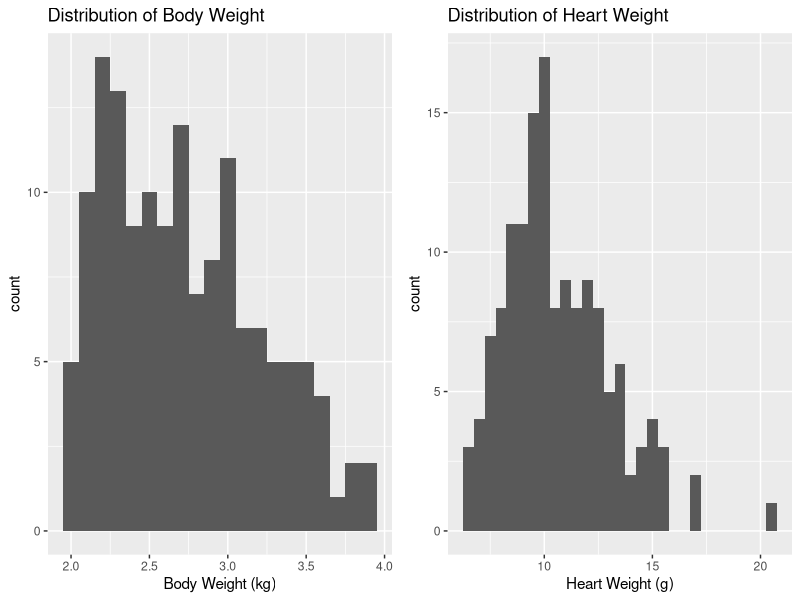
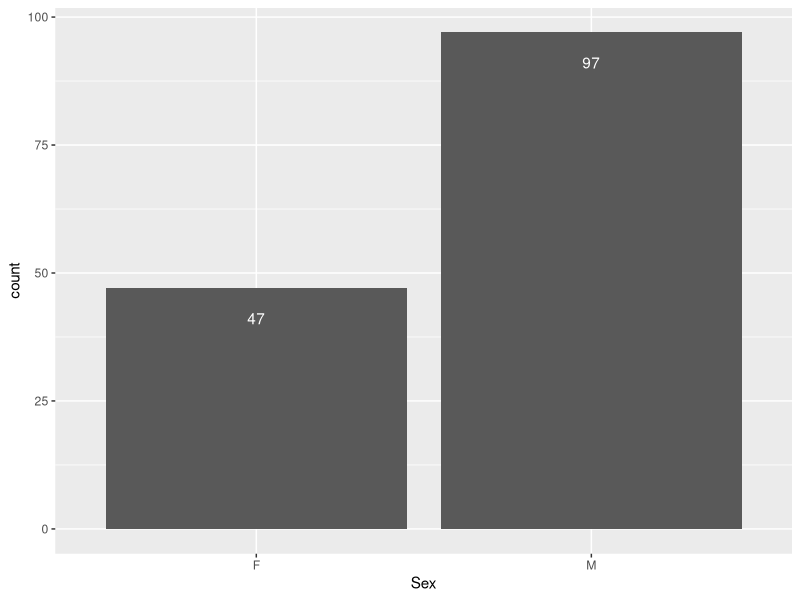
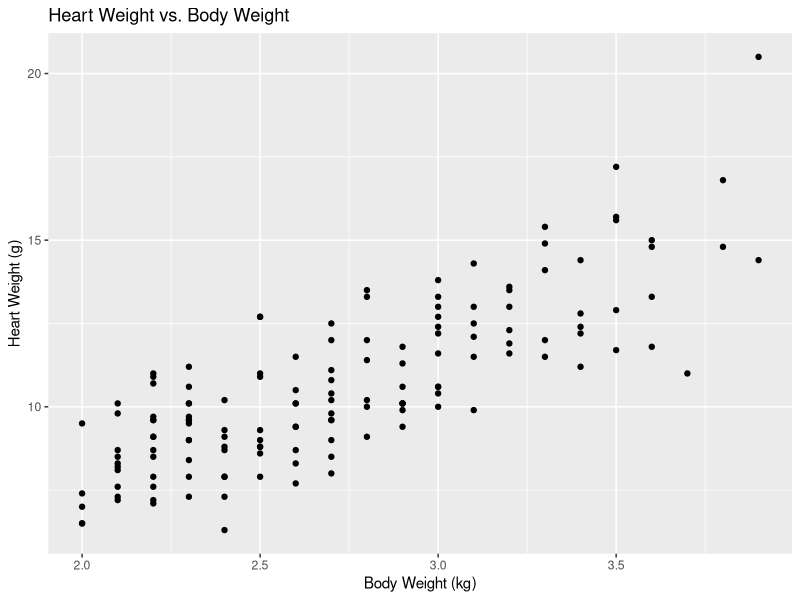
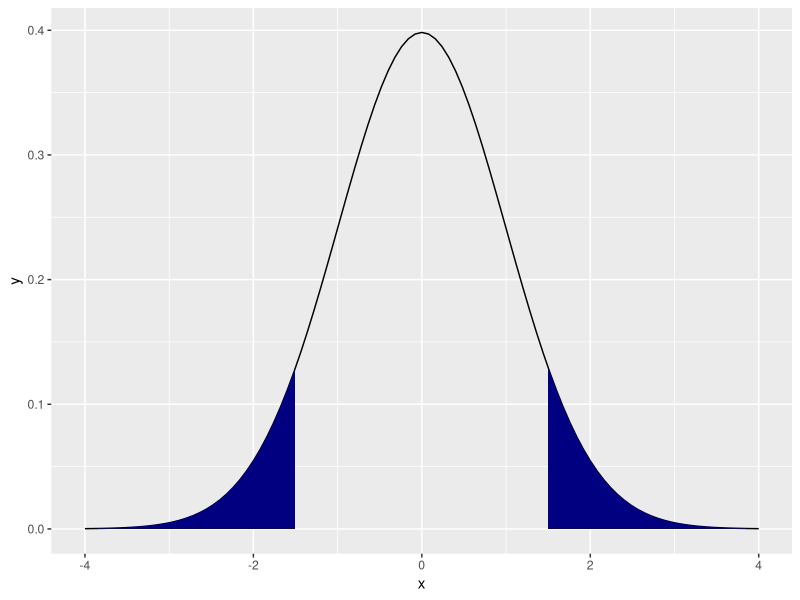

The R source for these figures, in order: (Note: this script raises an error after producing the figures.)
## ---- chunk 1
# R options
options(
  htmltools.dir.version = FALSE, # for blogdown
  show.signif.stars = FALSE,     # for regression output
  warm = 1
  )
# Set dpi and height for images
library(knitr)
opts_chunk$set(fig.height = 2.65, dpi = 300) 
# ggplot2 color palette with gray
color_palette <- list(gray = "#999999", 
                      salmon = "#E69F00", 
                      lightblue = "#56B4E9", 
                      green = "#009E73", 
                      yellow = "#F0E442", 
                      darkblue = "#0072B2", 
                      red = "#D55E00", 
                      purple = "#CC79A7")
options(htmltools.dir.version = FALSE)
knitr::opts_chunk$set(
	fig.align = "center",
	fig.height = 3.5,
	fig.width = 5.8333,
	message = FALSE,
	warning = FALSE
)
## ---- chunk 2
library(tidyverse)
library(broom)
library(knitr)
library(MASS) #cats dataset
## ---- chunk 3
cats %>% slice(1:10)
## ---- chunk 4
p1 <- ggplot(data = cats, aes(x = Bwt)) + 
  geom_histogram(binwidth = 0.1) +
  labs(x = "Body Weight (kg)", 
       title = "Distribution of Body Weight")

p2 <- ggplot(data = cats, aes(x = Hwt)) + 
  geom_histogram(binwidth = 0.5) +
  labs(x = "Heart Weight (g)", 
       title = "Distribution of Heart Weight")

cowplot::plot_grid(p1, p2, ncol = 2)
## ---- chunk 5
ggplot(data = cats, aes(x = Sex)) +
  geom_bar() +
  geom_text(stat = "count", aes(label =..count..), vjust = 3, color = "white")
## ---- chunk 6
cats %>%
  skimr::skim()
## ---- chunk 7
ggplot(data = cats, aes(x = Bwt, y = Hwt)) +
  geom_point() + 
  labs(x = "Body Weight (kg)",
       y = "Heart Weight (g)", 
       title = "Heart Weight vs. Body Weight")
## ---- chunk 8
ggplot(data.frame(x = c(-4, 4)), aes(x)) +
  stat_function(fun = dt, args =list(df =144)) +
  stat_function(fun = dt,   args =list(df =144),
                xlim = c(-4, -1.5),
                geom = "area", fill = "navy") + 
    stat_function(fun = dt,   args =list(df =144),
                xlim = c(1.5, 4),
                geom = "area", fill = "navy")
## ---- chunk 9
knitr::include_graphics("img/05/mindy.JPG")
## ---- chunk 10
bwt_hwt_model <- lm(Hwt ~ Bwt, data = cats)
## ---- chunk 11
x0 <- data.frame(Bwt = c(3.18))
predict.lm(bwt_hwt_model, x0, interval = "prediction", #<<
           conf.level = 0.95) 
## ---- chunk 12
x0 <- data.frame(Bwt = c(3.18))
predict.lm(bwt_hwt_model, x0, interval = "confidence", #<<
           conf.level = 0.95) 
## ---- chunk 13
knitr::include_graphics("img/05/andy.JPG")
## ---- chunk 14
cats %>% summarise(min = min(Bwt), q1 = quantile(Bwt, 0.25),  median = median(Bwt),
                   q3 = quantile(Bwt, 0.75), max = max(Bwt)) %>%
  kable(format = "markdown")
